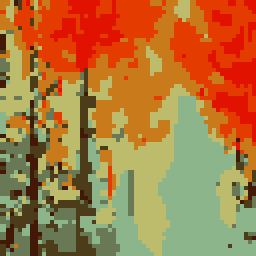
#> input picture resources/128x128/images/sample_0001.png, 128 x 128 px (shown 2 times larger)
$ python -i misc.py   (imports and definitions only)
#> lines starting #> are read from the running program, lines starting #| are printed output that depends on the picture
#> further down, picture is the input picture: shape (128, 128, 3); mean B, G, R 62.7, 120.3, 172.1
import numpy as np
import cv2

def channel_intensity(img) -> tuple[np.ndarray]:
    'B, G, R intensity'

    b, g, r = cv2.split(img)
    return b, g, r


def fft_lowpass(img:np.ndarray) -> np.ndarray:
    'i dont know how this works but it gave W results fr'

    gray = cv2.cvtColor(img, cv2.COLOR_BGR2GRAY)

    f = np.fft.fft2(gray)
    fshift = np.fft.fftshift(f)

    h, w = gray.shape
    mask = np.zeros((h, w), np.uint8)

    r = min(h, w) // 12
    cy, cx = h // 2, w // 2
    mask[cy-r:cy+r, cx-r:cx+r] = 1

    filtered = fshift * mask
    recon = np.fft.ifft2(np.fft.ifftshift(filtered))
    recon = np.abs(recon)

    return recon / (recon.max() + 1e-6)

def regional_isolation(img, scale:np.float64=0.25):
    'down and re-scaled norm of img - blur'
#> called with scale = 0.25

    h, w = img.shape[:2]
#> h = 128; w = 128
    new_w = max(8, int(w * scale))
#> new_w = 32
    new_h = max(8, int(h * scale))
#> new_h = 32

    small = cv2.resize(img, (new_w, new_h), interpolation=cv2.INTER_NEAREST)
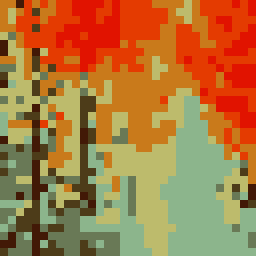
#> small: shape (32, 32, 3) (shown 8 times larger); mean B, G, R 62.2, 120.1, 172.2
    blur = cv2.GaussianBlur(small, (0, 0), 5)
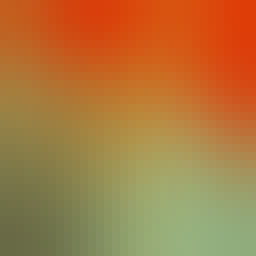
#> blur: shape (32, 32, 3) (shown 8 times larger); mean B, G, R 62.7, 120.9, 172.7

    diff = np.linalg.norm(small.astype(np.float32) - blur.astype(np.float32), axis=2)
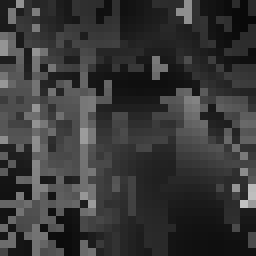
#> diff: shape (32, 32) float32 (shown 8 times larger); min 9.43, max 194.9, mean 56
    diff = cv2.resize(diff, (w, h), interpolation=cv2.INTER_NEAREST)
#> diff: shape (128, 128) float32

    return diff / (diff.max() + 1e-6)
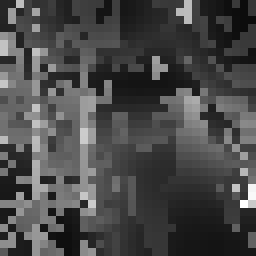
#> returned value: shape (128, 128) float32 (shown 2 times larger); min 0.0484, max 1, mean 0.287


def pseudo_mutual_information(img):
    'apparently the thing img * blur approximates is something called mutual information, idk man it just gave good results'

    gray = cv2.cvtColor(img, cv2.COLOR_BGR2GRAY)
    blur = cv2.GaussianBlur(gray, (0, 0), 2)

    mi = gray.astype(np.float32) * blur.astype(np.float32)

    return mi / (mi.max() + 1e-6)

>>> import cv2
>>> picture = cv2.imread('../../../../resources/128x128/images/sample_0001.png')
>>> result = regional_isolation(picture)

$ run again, on resources/128x128/images/sample_0002.png
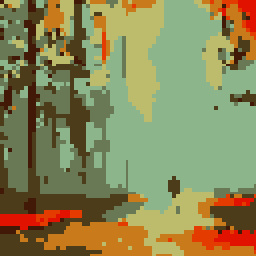
#> input picture resources/128x128/images/sample_0002.png, 128 x 128 px (shown 2 times larger)
#> picture is the input picture: shape (128, 128, 3); mean B, G, R 86.1, 135, 138.8
#> in regional_isolation, `blur = cv2.GaussianBlur(small, (0, 0), 5)`:
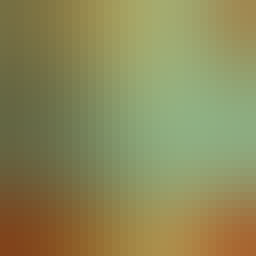
#> blur: shape (32, 32, 3) (shown 8 times larger); mean B, G, R 87.9, 136.7, 139.3
#> in regional_isolation, `return diff / (diff.max() + 1e-6)`:
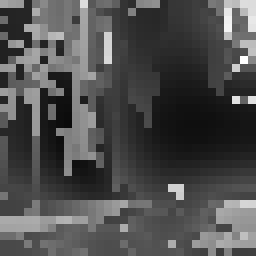
#> returned value: shape (128, 128) float32 (shown 2 times larger); min 0.0401, max 1, mean 0.307

$ run again, on resources/128x128/images/sample_0003.png
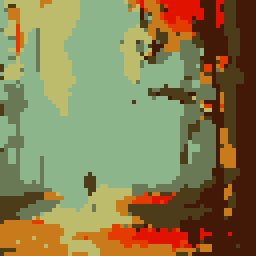
#> input picture resources/128x128/images/sample_0003.png, 128 x 128 px (shown 2 times larger)
#> picture is the input picture: shape (128, 128, 3); mean B, G, R 79.6, 125.8, 135.1
#> in regional_isolation, `diff = np.linalg.norm(small.astype(np.float32) - blur.astype(np.float3..`:
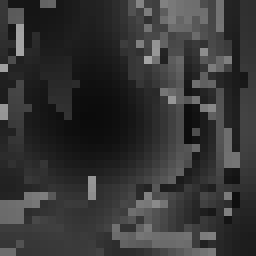
#> diff: shape (32, 32) float32 (shown 8 times larger); min 11.87, max 165.5, mean 53.6
#> in regional_isolation, `return diff / (diff.max() + 1e-6)`:
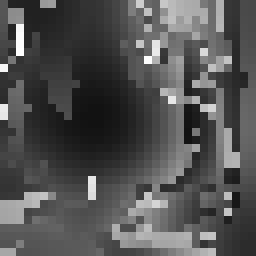
#> returned value: shape (128, 128) float32 (shown 2 times larger); min 0.0717, max 1, mean 0.324

$ run again, on resources/128x128/images/sample_0004.png
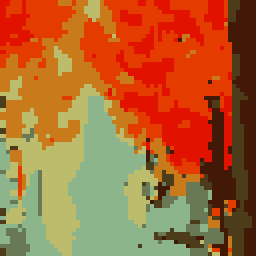
#> input picture resources/128x128/images/sample_0004.png, 128 x 128 px (shown 2 times larger)
#> picture is the input picture: shape (128, 128, 3); mean B, G, R 50.4, 102.6, 171.9
#> in regional_isolation, `diff = np.linalg.norm(small.astype(np.float32) - blur.astype(np.float3..`:
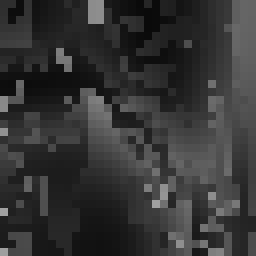
#> diff: shape (32, 32) float32 (shown 8 times larger); min 10.05, max 160.7, mean 52.9
#> in regional_isolation, `return diff / (diff.max() + 1e-6)`:
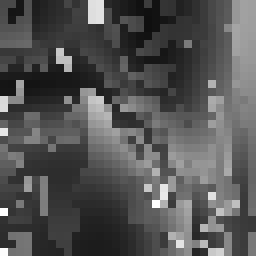
#> returned value: shape (128, 128) float32 (shown 2 times larger); min 0.0625, max 1, mean 0.329
